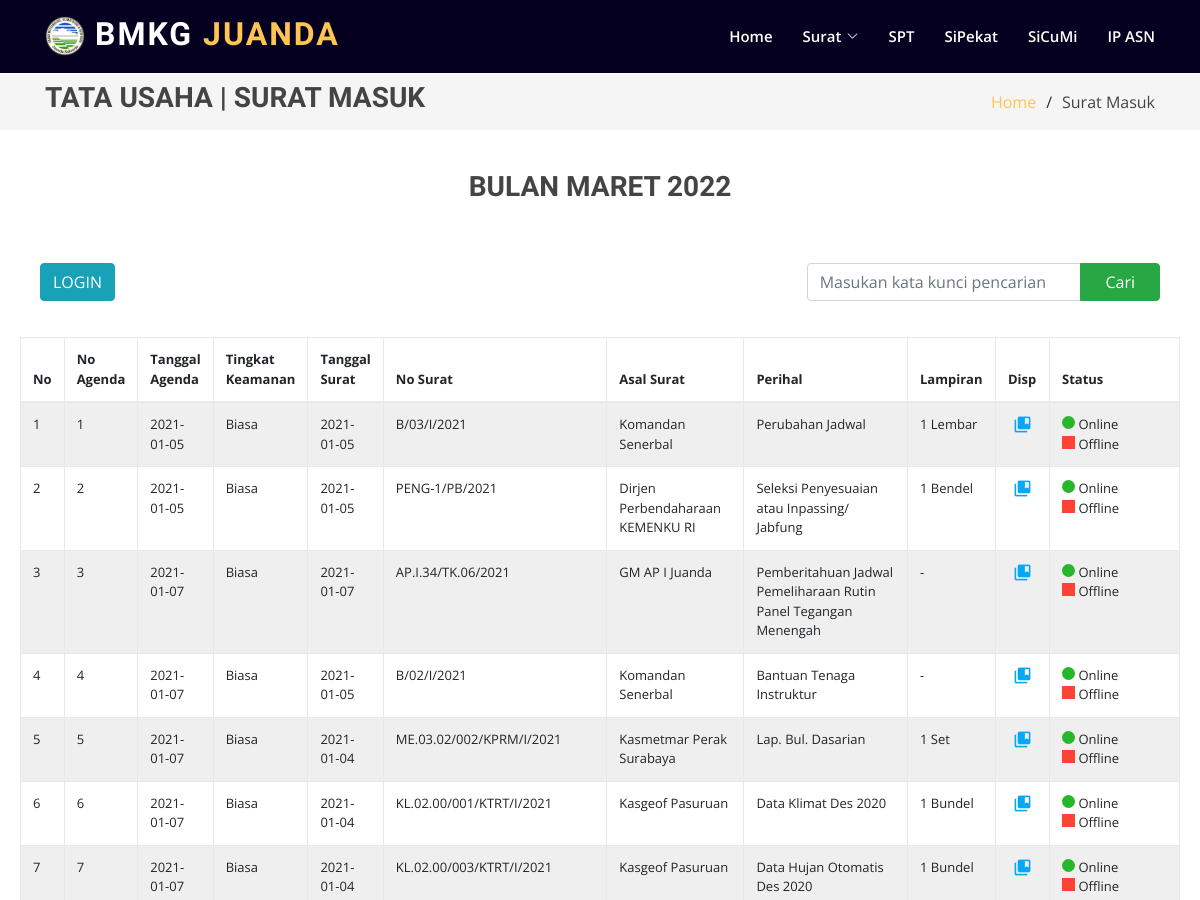
The app's page /suratmasuk/index.php (upper part), older data.
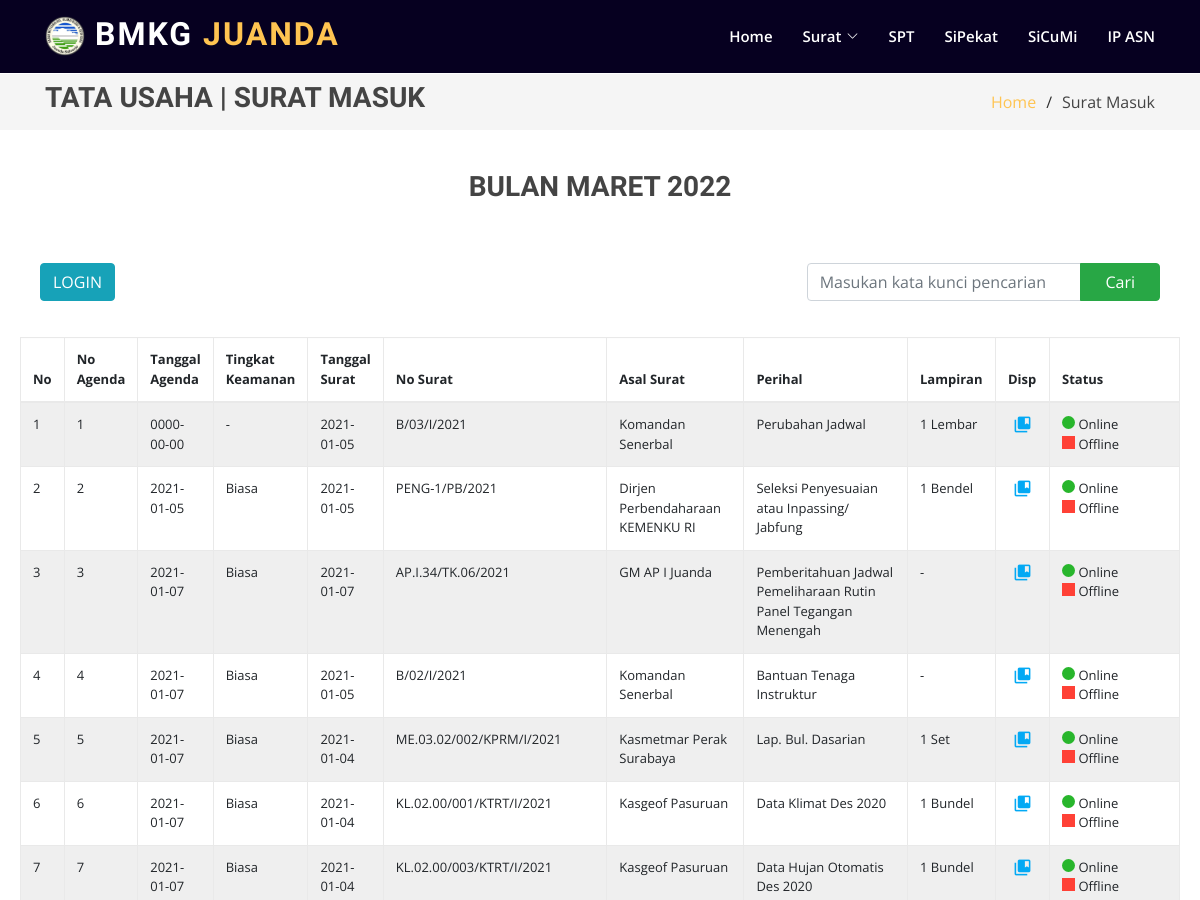
The same page, newer data.
### tables this page shows
CREATE TABLE `surat_masuk` (
  `id` int(11) NOT NULL AUTO_INCREMENT,
  `no_agenda` int(11) NOT NULL,
  `tk_keamanan` varchar(30) DEFAULT NULL,
  `tgl_agenda` date NOT NULL,
  `no_surat` varchar(60) NOT NULL,
  `tgl_surat` date NOT NULL,
  `asal_surat` varchar(100) NOT NULL,
  `perihal` varchar(255) NOT NULL,
  `lampiran` varchar(50) NOT NULL,
  `status_surat` varchar(150) DEFAULT NULL,
  `file_pdf` varchar(255) DEFAULT NULL,
  `diteruskan` varchar(200) DEFAULT NULL,
  `pilihan` varchar(250) DEFAULT NULL,
  `opsi` varchar(200) DEFAULT NULL,
  `catatan` varchar(200) DEFAULT NULL,
  PRIMARY KEY (`id`)
);

### suratmasuk/index.php (the view, shortened to what the changed rows need)
<?php
require '../database/db.php';
?>
<!DOCTYPE html>
<html lang="en">
  <head>
      <?php require('../layout/head.php')?>
      <link href="../public/css/indexsuratmasuk.css" rel="stylesheet">
  </head>
  <body>
      <?php require('../layout/navbar.php')?>
      <main id="main">
          <section class="breadcrumbs1">
            <div class="container">
              <div class="d-flex justify-content-between align-items-center">
                <h2><b>TATA USAHA | SURAT MASUK</b></h2>
              </div>
            </div>
          </section>
          <div class="containerbox">
            <div class="table-responsive">
              <table class="table table-striped table-hover table-bordered">
                <thead>
                  <tr>
                      <th width="10px">No</th>
                      <th width="10px">No Agenda</th>
                      <th width="10px">Tanggal Agenda</th>
                      <th width="10px">Tingkat Keamanan</th>
                      <th width="10px">Tanggal Surat</th>
                      <th width="10px">No Surat</th>
                      <th>Asal Surat</th>
                      <th>Perihal</th>
                      <th>Lampiran</th>
                      <th>Disp</th>
                      <th>Status</th>
                  </tr>
                </thead>
                <tbody>
                  <?php
                      $dataPerHal=70;
                          if(isset($_GET['halaman'])){
                              $halAktif=$_GET['halaman'];
                          }else{
                              $halAktif=1;
                          }
                      $dataawal=($halAktif*$dataPerHal)-$dataPerHal;
                      if(isset($_POST['cari'])){
                          $keyword = $_POST['keyword'];
                          $tampil = mysqli_query($conn,"SELECT*FROM surat_masuk WHERE no_agenda LIKE'%$keyword' OR
                          tk_keamanan LIKE '%$keyword' OR
                          tgl_agenda LIKE '%$keyword' OR
                          tgl_surat LIKE '%$keyword%' OR
                          no_surat like '%$keyword%' OR
                          asal_surat LIKE '%$keyword' OR
                          perihal like '%$keyword'
                          LIMIT $dataawal, $dataPerHal
                          ");
                        }
                        else{
                          $tampil = mysqli_query($conn,"SELECT * FROM surat_masuk LIMIT $dataawal, $dataPerHal ");
                            }
                      while($data = mysqli_fetch_array($tampil)){
                          $idMasuk=$data['id'];
                          $noAgenda=$data['no_agenda'];
                          $tglAgenda=$data['tgl_agenda'];
                          $tk=$data['tk_keamanan'];
                          $tglSurat=$data['tgl_surat'];
                          $noSurat=$data['no_surat'];
                          $asalSurat=$data['asal_surat'];
                          $per=$data['perihal'];
                          $lmpr=$data['lampiran'];
                  ?>
                    <tr>
                        <td><?=$idMasuk?></td>
                        <td><?=$noAgenda?></td>
                        <td><?=$tglAgenda?></td>
                        <td><?=$tk?></td>
                        <td><?=$tglSurat?></td>
                        <td><?=$noSurat?></td>
                        <td><?=$asalSurat?></td>
                        <td><?=$per?></td>
                        <td><?=$lmpr?></td>
                        <td>
                        <a href="../suratmasuk/disposisi.php?id=<?=$data['id']?>" class="view" title="Read" data-toggle="tooltip"><i class="material-icons">&#xE431;</i></a>
                        </td>
                        <td>
                            <div>
                                <span class="indicator online"></span> Online
                            </div>
                            <div>
                                <span class="indicator offline"></span> Offline
                            </div>
                        </td>
                    </tr>
                  <?php
                      };
                  ?>
                </tbody>
              </table>
            </div>
          </div>
      </main>
  </body>
</html>

Row changes from the older to the newer data that the page shows:
changed surat_masuk "Perubahan Jadwal": tgl_agenda "2021-01-05" → "0000-00-00"; tk_keamanan "Biasa" → "-"
